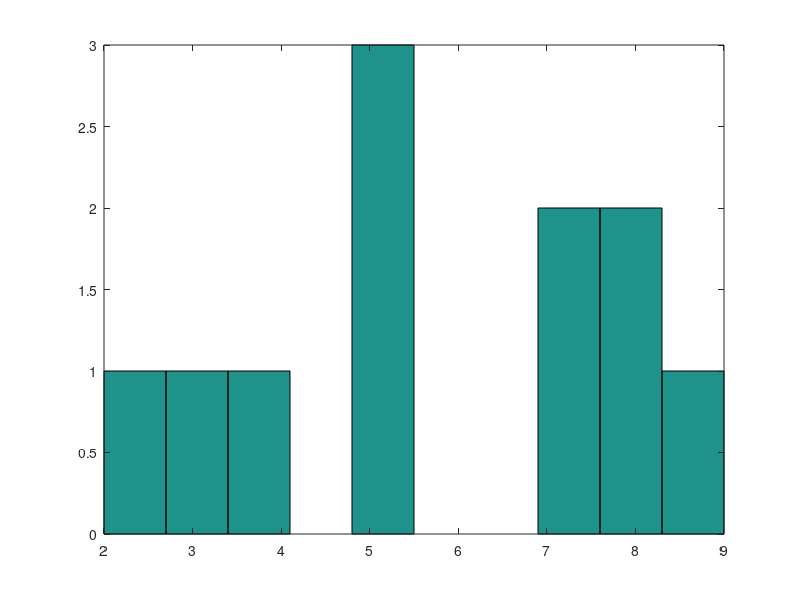

Write MATLAB code to recreate this figure.
% Denklem sistemlerinin çözümü 
% İki bilinmeyenli denklem çözümü
% Denklemler
%  2x+y=3
%   x-y=5
% Çözüm sonucu: x=8/3  y=-7/3

clear; clc; close all;

A=[2 1;1 -1]; %katsayı matrisi
B=[3;5];  %sabit matrisi

x=inv(A)*B   %  x=[2.6667;  -2.3333]

clear
% Üc bilinmeyenli denklem çözümü
% Denklemler:
% 2x+y-z=1
% 3x-y+2z=-1
% x+y-z=4

A=[2 1 -1; 3 -1 2;1 1 -1];%katsayı matrisi
B=[1;-1;4]; %sabit matrisi
%x=inv(A)*B  %çözüm matrisi

x=A\B  %veya bu şekilde de çözülebilir 

%% istatistiksel fonksiyonlar 
O=[5 8 9 2 8 4 7 5 3 7 5] %örnek bir veri
ort=mean(O)   %ortalama
stsap=std(O)  %standard sapma
mod1=mode(O)  %mod (en sık tekrar eden eleman)
med=median(O) %medyan 
min1=min(O)   %en küçük değer
max1=max(O)   %en büyük değer
var1=var(O)   %varyans
hist(O)       %histogram grafiği 


